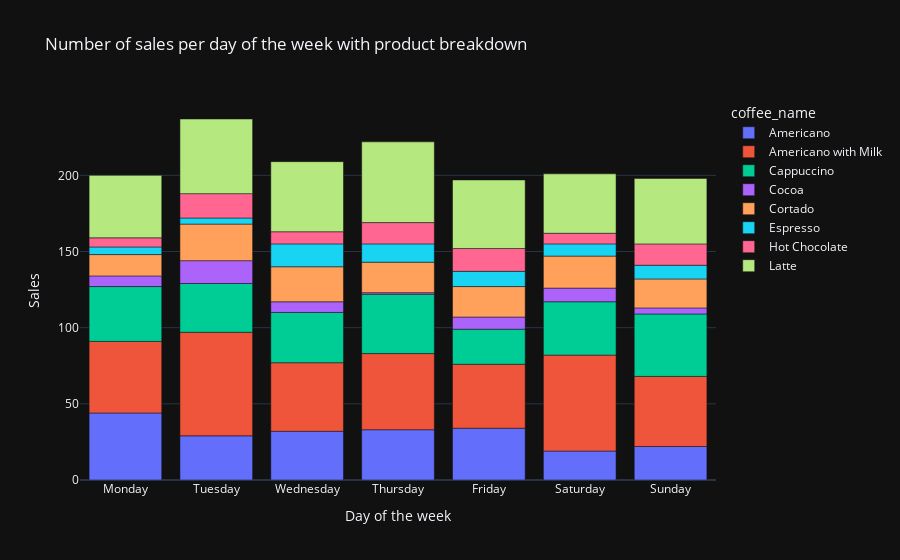

Source (notebook cell):
### Markdown cell above
The product breakdown is pretty interesting, because it shows some products are sold more in specific days, and others are not sold at all.

- **Americano** is sold every day, with a higher amount on Monday ($1,100.00), and lower amounts on weekends ($500.00). In the other days, it is sold for around $800.00
- **Americano with Milk** is sold every day with an average of $1,500.00, except for Tuesdays and Saturdays that have a higher amount of $2,000.00.
- **Cappuccino** is sold every day with an average of $1,300.00, except for Friday that has a lower amount of $800.00.
- **Cocoa** is almost not sold, and on Thursdays it is not sold at all. It has an average of $300.00 per day, with a higher value on Tuesday of $500.00.
- **Cortado** is sold every day with an average of $550.00, except for Monday that has a lower amount of $400.00.
- **Espresso** is sold every day with an average of $200.00, except for Mondays and Tuesdays (beginning of the week) that have a lower amount of $100.00.
- **Hot Chocolate** is sold every day with an average of $500.00, except for Wednesdays and Saturdays with a lower amount of $300.00, and Mondays of $200.00.
- **Latte** is sold every day with an average of $1,500.00, except for Tuesdays and Thursdays with a higher amount of $2,000.00.

**Americano with Milk** and **Latte** are the most sold products, with an average of $1,500.00 per day. **Cappuccino** is the third most sold product with an average of $1,300.00 per day. **Cocoa** is the least sold product with an average of $300.00 per day.

Based on this analysis, it's possible we can predict the sold products and amount of sales for the next days, based on the day of the week. This can help the coffee shop to prepare the inventory and staff for the next days.

### Code cell
# Plot number of sales (count) per day of the week with product breakdown
df_sales_count_per_day_of_week_coffee = df.groupby(["day_of_week", "coffee_name"])[
    "money"
].count()
df_sales_count_per_day_of_week_coffee = (
    df_sales_count_per_day_of_week_coffee.reset_index()
)
df_sales_count_per_day_of_week_coffee["day_of_week"] = (
    df_sales_count_per_day_of_week_coffee["day_of_week"].map(day_labels)
)

fig = px.bar(
    df_sales_count_per_day_of_week_coffee,
    x="day_of_week",
    y="money",
    color="coffee_name",
    title="Number of sales per day of the week with product breakdown",
    labels={"day_of_week": "Day of the week", "money": "Sales"},
)
fig.show()

### Figure 1 — Plotly figure (JSON) as saved in the notebook; plotly's stock layout.template omitted (floating-point values rounded to 4 significant figures)
{"data": [{"alignmentgroup": "True", "hovertemplate": "coffee_name=Americano<br>Day of the week=%{x}<br>Sales=%{y}<extra></extra>", "legendgroup": "Americano", "marker": {"color": "#636efa", "pattern": {"shape": ""}}, "name": "Americano", "offsetgroup": "Americano", "orientation": "v", "showlegend": true, "textposition": "auto", "type": "bar", "x": ["Monday", "Tuesday", "Wednesday", "Thursday", "Friday", "Saturday", "Sunday"], "xaxis": "x", "y": [44, 29, 32, 33, 34, 19, 22], "yaxis": "y"}, {"alignmentgroup": "True", "hovertemplate": "coffee_name=Americano with Milk<br>Day of the week=%{x}<br>Sales=%{y}<extra></extra>", "legendgroup": "Americano with Milk", "marker": {"color": "#EF553B", "pattern": {"shape": ""}}, "name": "Americano with Milk", "offsetgroup": "Americano with Milk", "orientation": "v", "showlegend": true, "textposition": "auto", "type": "bar", "x": ["Monday", "Tuesday", "Wednesday", "Thursday", "Friday", "Saturday", "Sunday"], "xaxis": "x", "y": [47, 68, 45, 50, 42, 63, 46], "yaxis": "y"}, {"alignmentgroup": "True", "hovertemplate": "coffee_name=Cappuccino<br>Day of the week=%{x}<br>Sales=%{y}<extra></extra>", "legendgroup": "Cappuccino", "marker": {"color": "#00cc96", "pattern": {"shape": ""}}, "name": "Cappuccino", "offsetgroup": "Cappuccino", "orientation": "v", "showlegend": true, "textposition": "auto", "type": "bar", "x": ["Monday", "Tuesday", "Wednesday", "Thursday", "Friday", "Saturday", "Sunday"], "xaxis": "x", "y": [36, 32, 33, 39, 23, 35, 41], "yaxis": "y"}, {"alignmentgroup": "True", "hovertemplate": "coffee_name=Cocoa<br>Day of the week=%{x}<br>Sales=%{y}<extra></extra>", "legendgroup": "Cocoa", "marker": {"color": "#ab63fa", "pattern": {"shape": ""}}, "name": "Cocoa", "offsetgroup": "Cocoa", "orientation": "v", "showlegend": true, "textposition": "auto", "type": "bar", "x": ["Monday", "Tuesday", "Wednesday", "Thursday", "Friday", "Saturday", "Sunday"], "xaxis": "x", "y": [7, 15, 7, 1, 8, 9, 4], "yaxis": "y"}, {"alignmentgroup": "True", "hovertemplate": "coffee_name=Cortado<br>Day of the week=%{x}<br>Sales=%{y}<extra></extra>", "legendgroup": "Cortado", "marker": {"color": "#FFA15A", "pattern": {"shape": ""}}, "name": "Cortado", "offsetgroup": "Cortado", "orientation": "v", "showlegend": true, "textposition": "auto", "type": "bar", "x": ["Monday", "Tuesday", "Wednesday", "Thursday", "Friday", "Saturday", "Sunday"], "xaxis": "x", "y": [14, 24, 23, 20, 20, 21, 19], "yaxis": "y"}, {"alignmentgroup": "True", "hovertemplate": "coffee_name=Espresso<br>Day of the week=%{x}<br>Sales=%{y}<extra></extra>", "legendgroup": "Espresso", "marker": {"color": "#19d3f3", "pattern": {"shape": ""}}, "name": "Espresso", "offsetgroup": "Espresso", "orientation": "v", "showlegend": true, "textposition": "auto", "type": "bar", "x": ["Monday", "Tuesday", "Wednesday", "Thursday", "Friday", "Saturday", "Sunday"], "xaxis": "x", "y": [5, 4, 15, 12, 10, 8, 9], "yaxis": "y"}, {"alignmentgroup": "True", "hovertemplate": "coffee_name=Hot Chocolate<br>Day of the week=%{x}<br>Sales=%{y}<extra></extra>", "legendgroup": "Hot Chocolate", "marker": {"color": "#FF6692", "pattern": {"shape": ""}}, "name": "Hot Chocolate", "offsetgroup": "Hot Chocolate", "orientation": "v", "showlegend": true, "textposition": "auto", "type": "bar", "x": ["Monday", "Tuesday", "Wednesday", "Thursday", "Friday", "Saturday", "Sunday"], "xaxis": "x", "y": [6, 16, 8, 14, 15, 7, 14], "yaxis": "y"}, {"alignmentgroup": "True", "hovertemplate": "coffee_name=Latte<br>Day of the week=%{x}<br>Sales=%{y}<extra></extra>", "legendgroup": "Latte", "marker": {"color": "#B6E880", "pattern": {"shape": ""}}, "name": "Latte", "offsetgroup": "Latte", "orientation": "v", "showlegend": true, "textposition": "auto", "type": "bar", "x": ["Monday", "Tuesday", "Wednesday", "Thursday", "Friday", "Saturday", "Sunday"], "xaxis": "x", "y": [41, 49, 46, 53, 45, 39, 43], "yaxis": "y"}], "layout": {"barmode": "relative", "legend": {"title": {"text": "coffee_name"}, "tracegroupgap": 0}, "title": {"text": "Number of sales per day of the week with product breakdown"}, "xaxis": {"anchor": "y", "domain": [0, 1], "title": {"text": "Day of the week"}}, "yaxis": {"anchor": "x", "domain": [0, 1], "title": {"text": "Sales"}}}}
